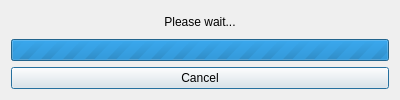
<?xml version="1.0" encoding="UTF-8"?>
<ui version="4.0">
 <class>ProgressBar</class>
 <widget class="QDialog" name="ProgressBar">
  <property name="geometry">
   <rect>
    <x>0</x>
    <y>0</y>
    <width>400</width>
    <height>100</height>
   </rect>
  </property>
  <property name="windowTitle">
   <string>Form</string>
  </property>
  <layout class="QVBoxLayout" name="verticalLayout">
   <item>
    <widget class="QLabel" name="label">
     <property name="sizePolicy">
      <sizepolicy hsizetype="Preferred" vsizetype="Preferred">
       <horstretch>0</horstretch>
       <verstretch>0</verstretch>
      </sizepolicy>
     </property>
     <property name="text">
      <string>Please wait...</string>
     </property>
     <property name="alignment">
      <set>Qt::AlignCenter</set>
     </property>
    </widget>
   </item>
   <item>
    <widget class="QProgressBar" name="progressBar">
     <property name="baseSize">
      <size>
       <width>0</width>
       <height>0</height>
      </size>
     </property>
     <property name="maximum">
      <number>0</number>
     </property>
     <property name="value">
      <number>0</number>
     </property>
     <property name="format">
      <string>%v/%m</string>
     </property>
    </widget>
   </item>
   <item>
    <widget class="QPushButton" name="cancelButton">
     <property name="sizePolicy">
      <sizepolicy hsizetype="Minimum" vsizetype="Fixed">
       <horstretch>0</horstretch>
       <verstretch>0</verstretch>
      </sizepolicy>
     </property>
     <property name="minimumSize">
      <size>
       <width>20</width>
       <height>0</height>
      </size>
     </property>
     <property name="text">
      <string>Cancel</string>
     </property>
    </widget>
   </item>
  </layout>
 </widget>
 <resources/>
 <connections/>
</ui>
